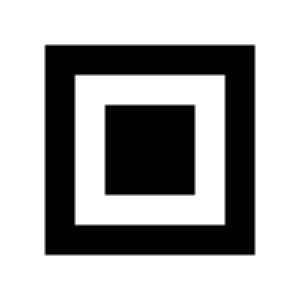
#> input picture qr_loc_mark.png, 300 x 300 px
$ python verify_tpl_equiv.py
#> lines starting #> are read from the running program, lines starting #| are printed output that depends on the picture; after the words box and inside, x2 and y2 are one past the last pixel; in counts of white or black regions, pixels touching at a corner belong together
### watermark_locator/dataset/generate_dataset.py
"""
合成数据集生成器

- 斜条纹模板: 45°方向, 周期4, 宽度2
- 载体图像: 纯白图（后续可指定真实载体）
- Pair噪声: 从[identity, wechat, tile_crop, pimog]随机选2种组合
  - wechat = wechat_worst_case_compressor.py (真 JPEG q60 4:2:0)
  - pimog  = physical_moire.py (屏-摄摩尔纹/曝光/PSF/CFA/ISP)
- 输出: vv1 (U-Net分割mask) + vv2 (YOLO bbox)

用法:
    python generate_dataset.py --num_samples 100 --output_dir ./data --alpha 0.032
"""

import argparse
import json
import math
import os
import sys

import cv2
import numpy as np

sys.path.insert(0, os.path.join(os.path.dirname(__file__), '..', '..'))
sys.path.insert(0, os.path.join(os.path.dirname(__file__), '..'))

from utils import LOCATOR_CODEWORD_INDEX

# ───────────────────── 常量 ─────────────────────

WATERMARK_GRID_SIZE = 8
WATERMARK_GRID_CELLS = WATERMARK_GRID_SIZE * WATERMARK_GRID_SIZE
CHANNEL_ENCODING_ALPHA = 254
MESSAGE_ROW, MESSAGE_COL = 2, 2

BLOCK_ROWS, BLOCK_COLS = 4, 6
SCREEN_W, SCREEN_H = 1920, 1080
BLOCK_H = SCREEN_H // BLOCK_ROWS
BLOCK_W = SCREEN_W // BLOCK_COLS
MSG_H = BLOCK_H // 2
MSG_W = BLOCK_W // 2


# ───────────────────── 斜条纹模板 ─────────────────────
# 学习自 generate_yellow_white_template.py 的 _stripe_mask()
# 关键: 全局屏幕坐标, 45°用 xx+yy, fmod 相位

# [45 lines left out: functions stripe_mask, gen_diagonal_stripe_tp, not called in this run]


def gen_rect_tp(blockRow):
    return np.ones((blockRow, blockRow), dtype=np.uint8) * 125


# [70 lines left out: functions gen_block_single_uv, gen_wm_block, not called in this run]


# ───────────────────── 噪声模型 (pair噪声) ─────────────────────
# 微信压缩  ← wechat_worst_case_compressor.py  (真实 JPEG 量化表, q60 4:2:0)
# 拍照模拟  ← physical_moire.py                (屏-摄摩尔纹/曝光/PSF/CFA/ISP)
# 几何噪声 (tile_crop) 自实现, 同步变换 mask/bboxes。

_WECHAT_COMPRESSOR = None
_WECHAT_PRESET = 'mainstream_worst'
_MOIRE_SIM = None


# [130 lines left out: functions _get_wechat_compressor, add_wechat_noise, add_chroma_texture, add_pimog_noise_strong, not called in this run]


# ── 非几何噪声档位 ────────────────────────────────────────────────
# 标定: /data1/tmp_vis/tier_calib3.py —— 走 apply_noise_tier 真实代码路径,
#       4 载体 × 12 种子取中位。**不能用单种子读数**: pimog 的摩尔纹周期
#       EXTREME_LATTICE_TARGET_ALIAS_PERIOD_RANGE=(5,96)px 逐次随机,
#       同一档位不同种子的频段std 可差 4 倍。
# 实拍参考 (vis/real_capture/detect_out/rect, 18 张):
#     活   残余 +0.034~+0.069  频段std  3.1~ 5.1  信号/纹理 0.72~1.16
#     临界 残余 +0.004~+0.020  频段std 13.8~17.3  信号/纹理 0.19~0.24
#     死   残余 -0.048~-0.007  频段std  6.0~ 7.0  信号/纹理 0.47~0.59
#
# 档位只覆盖到"临界"下限 (残余 p50 >= 0.007): 更狠会让标签说谎 (图案已不可见)。
# 每个 clean 样本出 n1..n4 各一份 → 语料各占 25%, 且每个载体在每个严重度上都有配对样本。
NOISE_TIERS = {
    'n1': dict(
        desc='轻   pimog默认 -> w q60',
        residue='+0.0553', band_std=4.66, share=0.25),
    'n2': dict(
        desc='中   pimog默认 -> w q60 -> 纹理 sigma=2',
        residue='+0.0345', band_std=6.10, share=0.25),
    'n3': dict(
        desc='重   pimog强 -> w q46 -> 纹理 sigma=5',
        residue='+0.0143', band_std=10.46, share=0.25),
    'n4': dict(
        desc='极重 pimog极强 -> w q46 x2 -> 纹理 sigma=8',
        residue='+0.0067', band_std=15.98, share=0.25),
}

_PIMOG_XSTRONG = dict(sensor_noise_scale=4.0, chroma_scale=3.0,
                      optical_psf_scale=2.5, ambient_glare_scale=3.0)


# [96 lines left out: functions apply_noise_tier, add_tile_rotate_crop_noise, not called in this run]


class _WarpCapturingMoire:
    """EfficientScreenMoireNoise 的薄封装: 额外记录 content-warp 采样网格。

    参考实现的 forward() 只返回图像; 训练需要 mask/bbox 与图像同步,
    因此这里复刻 _warp_content_with_projected_residual 并保存 grid
    (output[i,j] 从 input 的 grid[i,j] 处采样), 供标签反变换使用。
    其余摩尔纹/曝光/PSF/CFA/ISP 全部走原实现, 不做任何改动。
    """

    # [70 lines left out: function __init__, not called in this run]

    def __call__(self, img, generator=None):
        self.last_grid = None
        return self.core(img, generator=generator)


# [193 lines left out: functions _get_moire_sim, _bilinear_sample, _sync_labels_to_warp, add_pimog_noise, apply_pair_noise, alpha_blend_watermark and 1 more, not called in this run]


def get_locator_abs_rect(i, j):
    x = j * BLOCK_W + MSG_W
    y = i * BLOCK_H + MSG_H
    return (x, y, MSG_W, MSG_H)


# ───────────────────── 画布拼装 (无缩放) ─────────────────────

# 候选网格 (cols, rows), cell = (1920//cols, 1080//rows), 需整除
_CANVAS_GRIDS = (
    (1, 1), (2, 1), (2, 2), (3, 2), (3, 3),
    (4, 2), (4, 3), (4, 4), (6, 3), (6, 4), (8, 4),
)


def _fits(shape_hw, cell_h, cell_w):
    h, w = shape_hw[:2]
    return w >= cell_w and h >= cell_h


# [250 lines left out: functions pick_canvas_grid, crop_tile_1x1, build_canvas, generate_one_sample, main, not called in this run]


# [2 lines that do not run on import are left out]

### tools/verify_tpl_equiv.py
#!/usr/bin/env python
"""核对: vis/tpl 里的模板 与 vis/real_capture 9 张图 是否等效。

检查 3 件事:
  A. 每张图能否用「其 wm_id 的模板」+「其载体(先盖标)」逐字节复现
  B. 同一载体的 3 张图, 6 个定位块区域是否逐字节相同 (定位模板应恒定)
  C. 不同 wm_id 的消息区模板是否不同 (消息模板应随 ID 变)
"""
import json
import os
import sys

os.environ.setdefault('CUDA_VISIBLE_DEVICES', '0')

import cv2
import numpy as np

# 仓库根 = 本文件上两级 (tools/ -> repo root)
REPO = os.path.dirname(os.path.dirname(os.path.abspath(__file__)))
CARRIER_DIR = os.environ.get('DX_CARRIER_DIR', '/data1/lpl/datasets/test')
sys.path.insert(0, REPO)
sys.path.insert(0, os.path.join(REPO, 'watermark_locator'))
sys.path.insert(0, os.path.join(REPO, 'watermark_locator', 'dataset'))

from generate_dataset import (
    generate_one_sample, build_canvas, alpha_blend_watermark,
    get_locator_abs_rect, SCREEN_W, SCREEN_H,
)
from generate_locator_pattern import FIX_FG_MATRIX

CAP = os.path.join(REPO, 'vis', 'real_capture')
MARK_PNG = os.path.join(REPO, 'qr_loc_mark.png')
LOCATOR_NPY = os.path.join(REPO, 'watermark_locator', 'locator_pattern.npy')
ALPHA = 0.032
SEED = 20260928
MARK = 120
MARK_POS = {'TL': (0, 0), 'TR': (SCREEN_W - MARK, 0),
            'BL': (0, SCREEN_H - MARK), 'BR': (SCREEN_W - MARK, SCREEN_H - MARK)}

LOCATOR_IDX = [(0, 3), (1, 1), (1, 5), (2, 3), (3, 1), (3, 5)]
LOCATOR_RECTS = [get_locator_abs_rect(i, j) for i, j in LOCATOR_IDX]


def build_marked(si, fname, mark3):
    src = cv2.imread(os.path.join(CARRIER_DIR, fname))
    rng = np.random.RandomState(SEED + si)
    canvas = build_canvas([src], rng, SCREEN_W, SCREEN_H, grid=(1, 1))
    marked = canvas.copy()
    for (x, y) in MARK_POS.values():
        marked[y:y + MARK, x:x + MARK] = mark3
    return marked


def main():
    locator_pattern = np.load(LOCATOR_NPY)
#> (reads watermark_locator/locator_pattern.npy from the repository)
    ref = cv2.imread(MARK_PNG, cv2.IMREAD_GRAYSCALE)
#> ref is the input picture: shape (300, 300); min 0, max 255, mean 170.8
    ref = cv2.resize(ref, (MARK, MARK), interpolation=cv2.INTER_AREA)
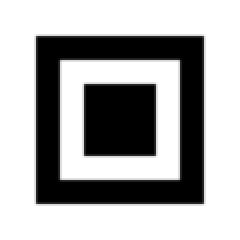
#> ref: shape (120, 120) (shown 2 times larger); min 0, max 255, mean 170.8
    ref = np.where(ref >= 128, 255, 0).astype(np.uint8)
#> ref: shape (120, 120); 67% white; 2 black regions, box (x1, y1, x2, y2) and area: (18, 18, 102, 102) 3456, (42, 42, 78, 78) 1296
    mark3 = cv2.cvtColor(ref, cv2.COLOR_GRAY2BGR)

#> (the run stopped early here; a loop or call above may not have finished)
